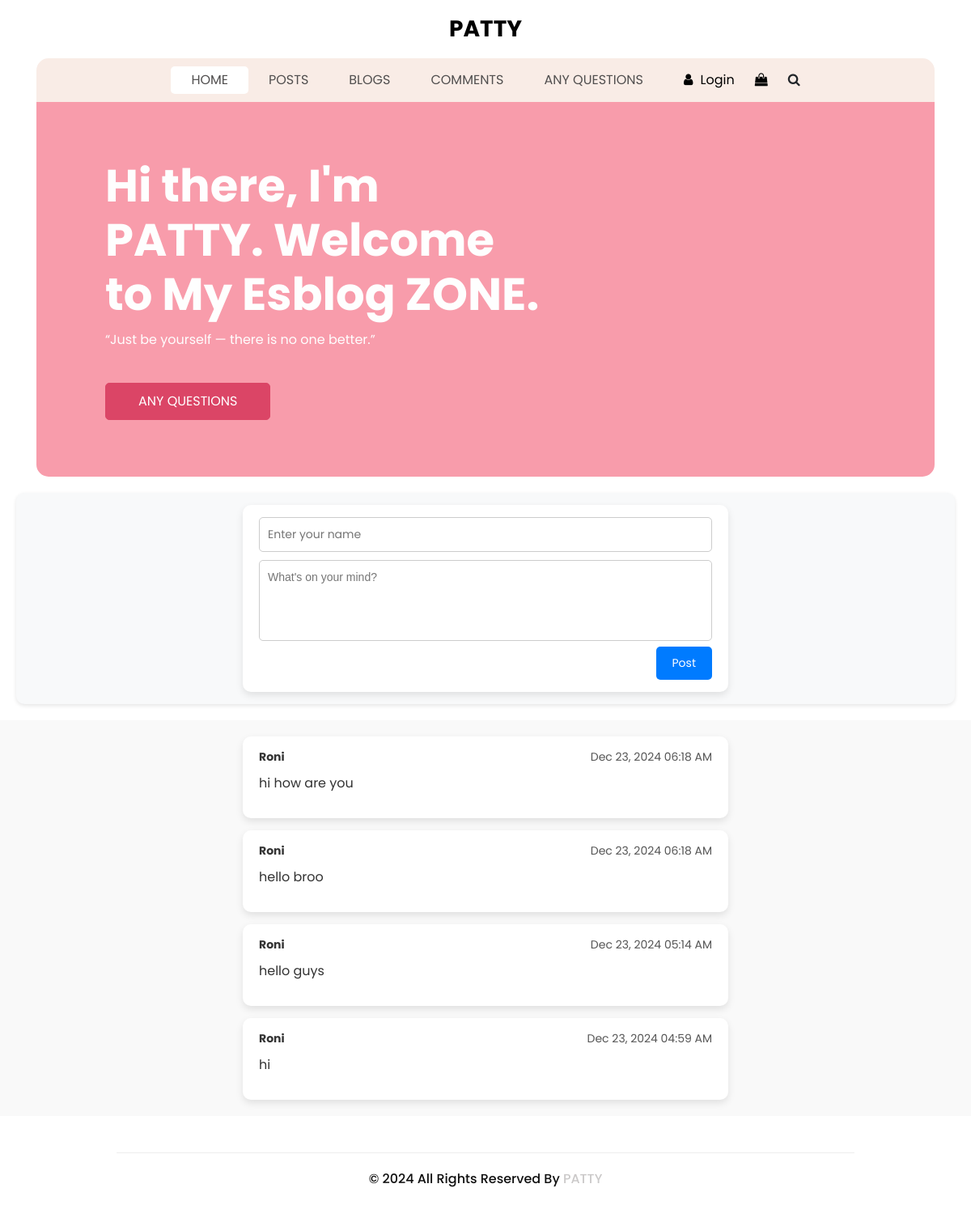
The page / on the database its author committed.
### login/models.py (models this page shows, shortened)
class Post(models.Model):
    author = models.CharField(max_length=100)
    content = models.TextField()
    timestamp = models.DateTimeField(default=now)
    username = models.CharField(max_length=100, default='default_username')

### login/views.py (the view)
# urls.py: 2. Add a URL to urlpatterns:  path('', views.home, name='home')
def home(request):
    posts = Post.objects.all().order_by('-timestamp')[:10]
    return render(request,"login/index.html",{'posts': posts})

### login/templates/login/index.html (shortened to what this page needs)
<!DOCTYPE html>
<html>
<head>
  {% load static %}
  {% load static %}
  <link rel="stylesheet" type="text/css" href="{% static 'login/css/bootstrap.css' %}">
  <link href="{% static 'login/css/style.css' %}" rel="stylesheet" />
  <link href="{% static 'login/css/responsive.css' %}" rel="stylesheet" />
</head>
<body>
  <div class="hero_area">
    <header class="header_section">
      <nav class="navbar navbar-expand-lg custom_nav-container ">
        <a class="navbar-brand" href="index.html">
          <span>
            PATTY
          </span>
        </a>
        <div class="collapse navbar-collapse" id="navbarSupportedContent">
          <ul class="navbar-nav  ">
            <li class="nav-item active">
              <a class="nav-link" href="">Home <span class="sr-only">(current)</span></a>
            </li>
            <li class="nav-item">
              <a class="nav-link" href="shop">
                Posts
              </a>
            </li>
            <li class="nav-item">
              <a class="nav-link" href="why.html">
                Blogs
              </a>
            </li>
            <li class="nav-item">
              <a class="nav-link" href="testimonial.html">
                Comments
              </a>
            </li>
            <li class="nav-item">
              <a class="nav-link" href="contact.html">Any Questions</a>
            </li>
          </ul>
          <div class="user_option">
            <a href="">
              <i class="fa fa-user" aria-hidden="true"></i>
              <span>
                Login
              </span>
            </a>
            <a href="">
              <i class="fa fa-shopping-bag" aria-hidden="true"></i>
            </a>
            <form class="form-inline ">
              <button class="btn nav_search-btn" type="submit">
                <i class="fa fa-search" aria-hidden="true"></i>
              </button>
            </form>
          </div>
        </div>
      </nav>
    </header>
    <section class="slider_section">
      <div class="slider_container">
        <div id="carouselExampleIndicators" class="carousel slide" data-ride="carousel">
          <div class="carousel-inner">
            <div class="carousel-item active">
              <div class="container-fluid">
                <div class="row">
                  <div class="col-md-7">
                    <div class="detail-box">
                      <h1>
                        Hi there, I'm PATTY.
                        Welcome to My Esblog ZONE.
                      </h1>
                      <p>
                        “Just be yourself — there is no one better.”
                      </p>
                      <a href="">
                        Any Questions
                      </a>
                    </div>
                  </div>
                </div>
              </div>
            </div>
          </div>
        </div>
      </div>
  </div>
  <section class="status-update-section">
    <div class="status-container">
      <form method="POST" action="{% url 'post-status' %}">
        <input type="text" name="author" class="username-input" placeholder="Enter your name" required />
        <textarea name="status" placeholder="What's on your mind?" class="status-input" required></textarea>
        <div class="status-actions">
          <button type="submit" class="post-btn">Post</button>
        </div>
      </form>
    </div>
  </section>
  <section class="posts-section">
    <div class="posts-container">
      {% for post in posts %}
      <div class="post-card">
        <div class="post-header">
          <strong>{{ post.author }}</strong>
          <span class="post-time">{{ post.timestamp|date:"M d, Y h:i A" }}</span>
        </div>
        <div class="post-content">
          <p>{{ post.content }}</p>
        </div>
      </div>
      {% empty %}
      <div class="no-posts">
        <p>No posts yet. Be the first to share something!</p>
      </div>
      {% endfor %}
    </div>
  </section>
  <footer class=" footer_section">
    <div class="container">
      <p>
        &copy; <span id="displayYear"></span> All Rights Reserved By
        <a href="https://www.facebook.com/zaima.rahman.suha.2024/">PATTY</a>
      </p>
    </div>
  </footer>
  {% load static %}
</body>
</html>

### login/static/login/css/style.css (style rules this page uses)
body { font-family: "poppins", sans-serif; color: #101010; background-color: #ffffff; }
.status-update-section { margin: 20px auto; display: flex; justify-content: center; align-items: center; padding: 20px; background-color: #f9f9f9; }
.status-container { width: 600px; background-color: #fff; border-radius: 10px; box-shadow: 0px 4px 10px rgba(0, 0, 0, 0.1); padding: 15px 20px; display: flex; flex-direction: column; gap: 10px; }
.status-input { width: 100%; height: 100px; border: 1px solid #ddd; border-radius: 8px; padding: 10px; font-size: 16px; resize: none; outline: none; transition: border 0.2s ease; font-family: Arial, sans-serif; }
.status-actions { display: flex; justify-content: flex-end; }
.post-btn { background-color: #1877f2; color: #fff; border: none; padding: 10px 20px; border-radius: 8px; font-size: 16px; cursor: pointer; transition: background-color 0.2s ease; }
.posts-section { margin: 20px auto; display: flex; justify-content: center; align-items: center; padding: 20px; background-color: #f9f9f9; }
.posts-container { width: 600px; display: flex; flex-direction: column; gap: 15px; }
.post-card { background-color: #fff; border-radius: 10px; box-shadow: 0px 4px 10px rgba(0, 0, 0, 0.1); padding: 15px 20px; display: flex; flex-direction: column; gap: 10px; }
.post-header { display: flex; justify-content: space-between; font-size: 14px; color: #555; }
.post-header strong { color: #333; }
.post-content { font-size: 16px; color: #333; }
.status-update-section { margin: 20px; padding: 15px; background-color: #f8f9fa; border-radius: 10px; box-shadow: 0 2px 5px rgba(0, 0, 0, 0.1); }
.status-container { display: flex; flex-direction: column; gap: 10px; }
.username-input { padding: 10px; font-size: 14px; border: 1px solid #ccc; border-radius: 5px; width: 100%; box-sizing: border-box; margin-bottom: 10px; }
.status-input { padding: 10px; font-size: 14px; border: 1px solid #ccc; border-radius: 5px; width: 100%; box-sizing: border-box; min-height: 100px; }
.post-btn { padding: 10px 20px; font-size: 14px; background-color: #007bff; color: #fff; border: none; border-radius: 5px; cursor: pointer; }
.hero_area { padding: 0 45px; }
#navbarSupportedContent { width: 100%; background-color: #f9ece6; -webkit-box-pack: center; -ms-flex-pack: center; justify-content: center; padding: 10px 0; border-radius: 15px 15px 0 0; }
#navbarSupportedContent .navbar-nav .nav-link { padding: 5px 25px; color: #514f4f; text-align: center; text-transform: uppercase; border-radius: 5px; }
#navbarSupportedContent .nav-item.active .nav-link { background-color: #ffffff; }
a, a:hover, a:focus { text-decoration: none; }
.btn, .btn:focus { outline: none !important; -webkit-box-shadow: none; box-shadow: none; }
.navbar-brand { margin: 15px 0; padding: 0; }
.navbar-brand span { font-size: 28px; font-weight: bold; color: #000000; text-transform: uppercase; margin: 0; padding: 0; }
.custom_nav-container .nav_search-btn { padding: 0; border: none; }
.custom_nav-container { z-index: 99999; padding: 0; -webkit-box-orient: vertical; -webkit-box-direction: normal; -ms-flex-direction: column; flex-direction: column; -webkit-box-align: center; -ms-flex-align: center; align-items: center; }
.user_option { display: -webkit-box; display: -ms-flexbox; display: flex; -webkit-box-align: center; -ms-flex-align: center; align-items: center; margin-left: 25px; }
.user_option a { margin-right: 25px; color: #000000; }
.user_option a span { margin-left: 5px; }
.slider_section .slider_container { color: #fefefe; background-color: #000000; background-color: #f89cab; padding: 25px; border-radius: 0 0 15px 15px; }
.slider_section .row { -webkit-box-align: center; -ms-flex-align: center; align-items: center; }
.slider_section .detail-box { padding-left: 45px; margin: 45px 0; }
.slider_section .detail-box h1 { font-weight: bold; font-size: 3.5rem; margin-bottom: 10px; }
.slider_section .detail-box a { display: inline-block; padding: 10px 40px; background-color: #db4566; color: #ffffff; border: 1px solid #db4566; border-radius: 5px; -webkit-transition: all .3s; transition: all .3s; margin-top: 25px; text-transform: uppercase; }
.footer_section { margin-top: 45px; font-weight: 500; }
.footer_section p { padding: 20px 0; margin: 0 auto; text-align: center; border-top: 1.5px solid #eeeeee; width: 80%; }
.footer_section a { color: #cbc9c9; }

### login/static/login/css/responsive.css (style rules this page uses)
@media (min-width: 1200px) { .container { max-width: 1170px; } }

### rows shown on the page
Post: author "Roni", timestamp "Dec 23, 2024 06:18 AM", content "hi how are you"
Post: author "Roni", timestamp "Dec 23, 2024 06:18 AM", content "hello broo"
Post: author "Roni", timestamp "Dec 23, 2024 05:14 AM", content "hello guys"
Post: author "Roni", timestamp "Dec 23, 2024 04:59 AM", content "hi"
